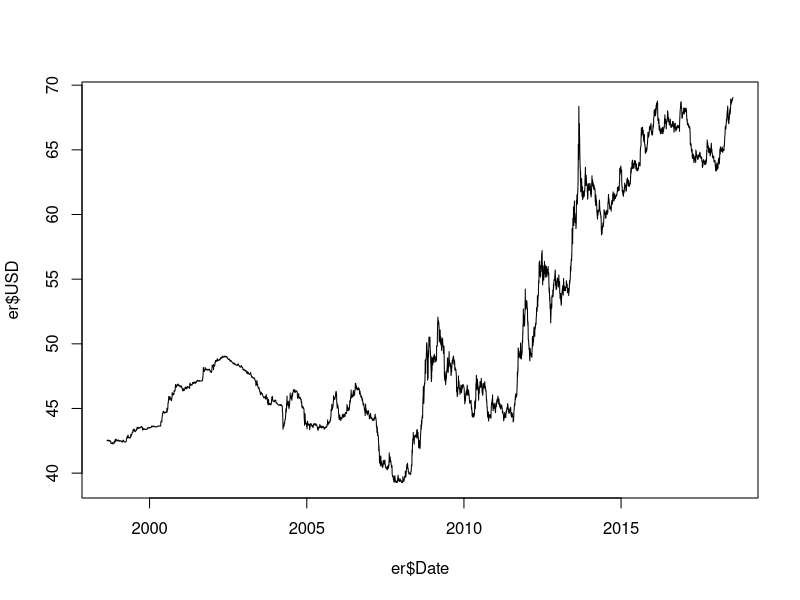
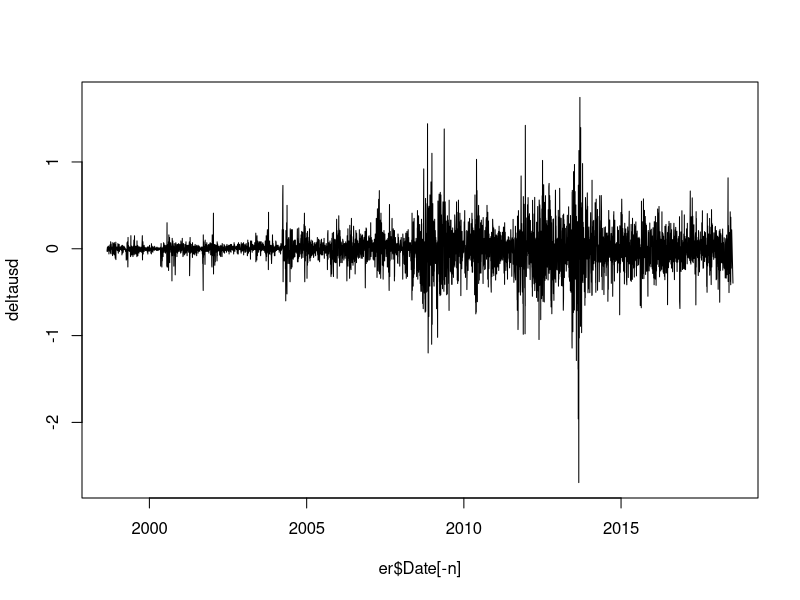
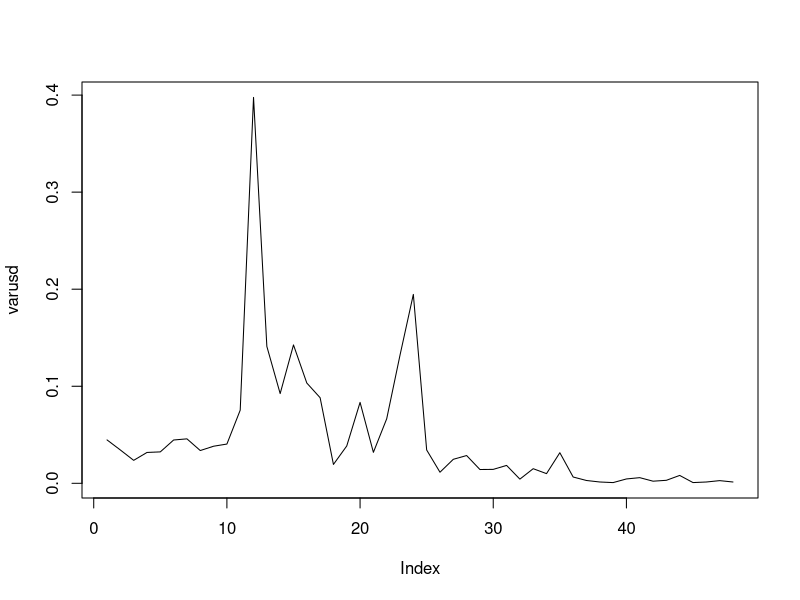
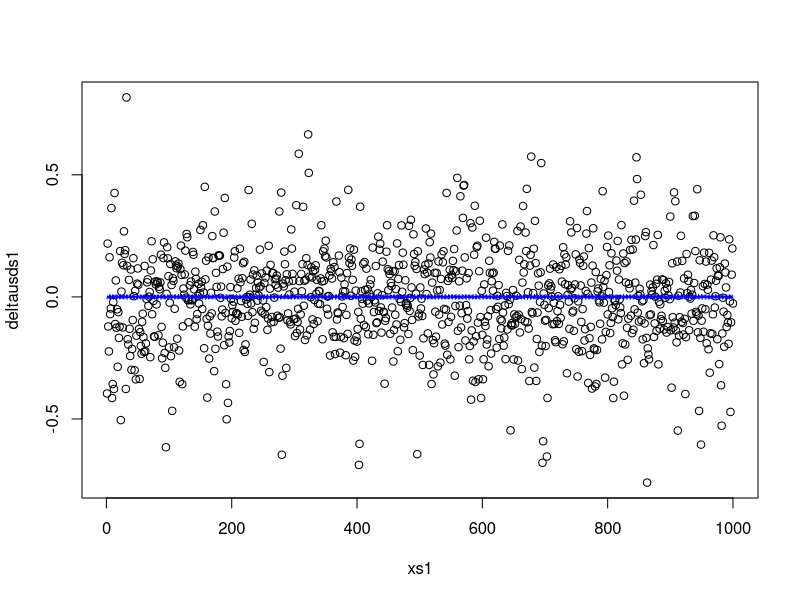
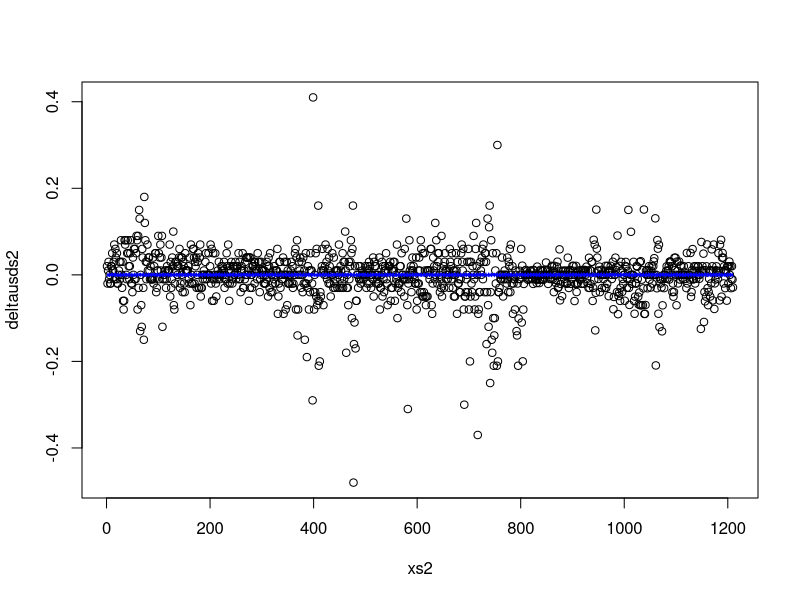

R code for these plots, in order: (Note: a time limit stopped this script after it produced the figures.)
# ================= Estimation of INR-USD Exchange Rate ================= #

# The loading of dataset from the xls file can be done easily with the
# read_excel function in the readxl package. The date variable is in character
# format, and is converted to the date-datatype in R.
library(readxl)
er <- read_excel("Exchange Rate Daily.xls")
er$Date <- as.Date(er$Date, format = "%d/%m/%Y")

# The number of observations can be found with the length of first column.
n <- length(er[[1]])

# The supposedly volatile data can be first-order differenced, and is then
# plotted.
deltausd <- diff(er$USD)
plot(er$Date, er$USD, type="l")
plot(er$Date[-n], deltausd, type="l")

# --------------------- 1. Splitting Dataset --------------------- #

# The calculation of change in variance from period to period is done with
# breaking the data in several small intervals. The plot gives us a visual
# representation of how the variance of several periods in the data is
# significantly different.

varusd <- NULL
br <- 100

for (i in 1:(n/br))
{
  varusd[i] <- var(
    deltausd[
      ((br*(i-1))+1) : (br*i)
    ]
  )
}

plot(varusd, type="l")

# Now, the data seems to begin with unstable variance at 10th break, which then
# ends at 37th break. However, at 25th break, the unstability seems to change.
# The data is splitted into two stable periods at both ends, and into two
# volatile periods in between them.

deltausds1 <- deltausd[1:(10*br)]
deltausdv1 <- deltausd[(10*br + 1):(25*br - 1)]
deltausdv2 <- deltausd[(25*br):(36*br - 1)]
deltausds2 <- deltausd[(36*br):n-1]

xs1 <- 1:length(deltausds1)
xv1 <- 1:length(deltausdv1)
xv2 <- 1:length(deltausdv2)
xs2 <- 1:length(deltausds2)





# ------------------ 2. Estimating Stable Periods ------------------ #

# The estimation of the first period

# The nls method requires initial parameters, which are provided after some
# trials
init_parameters_stable1 <- list(alpha = 1, beta = 10)

# Note again that the wf_iteration is 1 in the stable periods.
model_nls_stable1 <- nls(
  deltausds1 ~ alpha*cos(beta*xs1),
  start = init_parameters_stable1
)
summary(model_nls_stable1)

# The line function plots the difference between actual trend and fitted model
plot(xs1, deltausds1)
lines(xs1, fitted(model_nls_stable1), col = 'blue')

# Residual generation of the first period
resids1 <- deltausds1 - fitted(model_nls_stable1)









# The estimation of the second period, similar to the first one

init_parameters_stable2 <- list(alpha = 0.5, beta = 10)

# The model
model_nls_stable2 <- nls(
  deltausds2 ~ alpha*cos(beta*xs2),
  start = init_parameters_stable2
)
summary(model_nls_stable2)

# The line function plots the difference between actual trend and fitted model
plot(xs2, deltausds2)
lines(xs2, fitted(model_nls_stable2), col = 'blue')

# Residual generation in the second period
resids2 <- deltausds2 - fitted(model_nls_stable2)








# ------------------ 3. Estimating Volatile Periods ------------------ #

wf <- function(x, wf_iterations, a, b)
{
  v <- NULL
  for(j in 1:wf_iterations)
  {
    v[j] <- (a^j)*cos((b^j)*x)
  }
  return(sum(v))
}

# The volatile data is standardized here. Considering that the residuals are
# more or less stable throughout the data, we take the standard deviation of
# the first period residual, and standardize the volatile data with that value.

deltausdv_std1 <- deltausdv1/sd(resids1)
deltausdv_std2 <- deltausdv2/sd(resids2)

est_function_volatile1 <- function(parameters) {
  
  # Generating y-variable according to the Weierstrass function - first and
  # second parameters are a and b while third one is the wf_iteration
  y <- NULL
  for (i in 1:length(xv1)) {
    y[i] <- wf(i,parameters[1],parameters[2],parameters[3])
  }
  
  # Note that the standardized volatile data is used in estimation
  return( sum( (deltausdv_std1 - y)^2 ) )
}

# The setup to find the required coefficients are below.

val <- NULL
for (i in seq(0,10, by = 2))
{
  for (j in seq(0,10, by = 2))
  {
    for (k in 2:30)
    {
      temp_est <- optim(c(k,i,j) , est_function_volatile1)
      val <- rbind(  val,  c(temp_est$par,temp_est$value) )
    }
  }
}

# The parameters with the minimum residual sum squared according to the optim
# function.
est_parameters_volatile1 <- val[val[,4] == min(val[,4])][1:3]
# est_parameters_volatile1 <- c(3.3504490, 0.2432224, 4.1546465)

# Estimated wf_iteration with this method
wf_iteration_est1 <- round(est_parameters_volatile1[1],0)

# Estimated y with the above parameters
y_est_volatile1 <- NULL
for (i in 1:length(xv1)) {
  y_est_volatile1[i] <- wf(i , wf_iteration_est1, est_parameters_volatile1[2], est_parameters_volatile1[3])
}

plot(xv1, deltausdv1)
lines(xv1, y_est_volatile1, col = 'blue')









est_function_volatile2 <- function(parameters) {
  
  # Generating y-variable according to the Weierstrass function - first and
  # second parameters are a and b while third one is the wf_iteration
  y <- NULL
  for (i in 1:length(xv2)) {
    y[i] <- wf(i,parameters[1],parameters[2],parameters[3])
  }
  
  # Note that the standardized volatile data is used in estimation
  return( sum( (deltausdv_std2 - y)^2 ) )
}

# The setup to find the required coefficients are below.

val <- NULL
for (i in seq(0,10, by = 2))
{
  for (j in seq(0,10, by = 2))
  {
    for (k in 2:40)
    {
      temp_est <- optim(c(k,i,j) , est_function_volatile2)
      val <- rbind(  val,  c(temp_est$par,temp_est$value) )
    }
  }
}

# The parameters with the minimum residual sum squared according to the optim
# function.
est_parameters_volatile2 <- val[val[,4] == min(val[,4])][1:3]
# est_parameters_volatile2 <- c(7.3226134,-0.2456882, 6.2406684)

# Estimated wf_iteration with this method
wf_iteration_est2 <- round(est_parameters_volatile2[1],0)

# Estimated y with the above parameters
y_est_volatile2 <- NULL
for (i in 1:length(xv2)) {
  y_est_volatile2[i] <- wf(i , wf_iteration_est2, est_parameters_volatile2[2], est_parameters_volatile2[3])
}

plot(xv2, deltausdv2)
lines(xv2, y_est_volatile2, col = 'blue')
